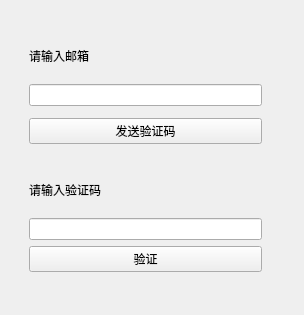
<?xml version="1.0" encoding="UTF-8"?>
<ui version="4.0">
 <class>Found</class>
 <widget class="QWidget" name="Found">
  <property name="geometry">
   <rect>
    <x>0</x>
    <y>0</y>
    <width>304</width>
    <height>315</height>
   </rect>
  </property>
  <property name="sizePolicy">
   <sizepolicy hsizetype="Fixed" vsizetype="Fixed">
    <horstretch>0</horstretch>
    <verstretch>0</verstretch>
   </sizepolicy>
  </property>
  <property name="windowTitle">
   <string>Form</string>
  </property>
  <widget class="QWidget" name="widget_5" native="true">
   <property name="geometry">
    <rect>
     <x>20</x>
     <y>30</y>
     <width>251</width>
     <height>251</height>
    </rect>
   </property>
   <layout class="QVBoxLayout" name="verticalLayout_4">
    <item>
     <widget class="QWidget" name="widget_3" native="true">
      <layout class="QVBoxLayout" name="verticalLayout_2">
       <item>
        <widget class="QWidget" name="widget_2" native="true">
         <layout class="QVBoxLayout" name="verticalLayout">
          <property name="leftMargin">
           <number>0</number>
          </property>
          <property name="topMargin">
           <number>0</number>
          </property>
          <property name="rightMargin">
           <number>0</number>
          </property>
          <property name="bottomMargin">
           <number>0</number>
          </property>
          <item>
           <widget class="QLabel" name="label">
            <property name="text">
             <string>请输入邮箱</string>
            </property>
           </widget>
          </item>
         </layout>
        </widget>
       </item>
       <item>
        <widget class="QWidget" name="widget" native="true">
         <layout class="QHBoxLayout" name="horizontalLayout">
          <property name="leftMargin">
           <number>0</number>
          </property>
          <property name="topMargin">
           <number>0</number>
          </property>
          <property name="rightMargin">
           <number>0</number>
          </property>
          <property name="bottomMargin">
           <number>0</number>
          </property>
          <item>
           <widget class="QLineEdit" name="mailEdit"/>
          </item>
         </layout>
        </widget>
       </item>
       <item>
        <widget class="QPushButton" name="sendBtn">
         <property name="text">
          <string>发送验证码</string>
         </property>
        </widget>
       </item>
      </layout>
     </widget>
    </item>
    <item>
     <widget class="QWidget" name="widget_4" native="true">
      <layout class="QVBoxLayout" name="verticalLayout_3">
       <item>
        <widget class="QLabel" name="label_2">
         <property name="text">
          <string>请输入验证码</string>
         </property>
        </widget>
       </item>
       <item>
        <widget class="QLineEdit" name="codeEdit"/>
       </item>
       <item>
        <widget class="QPushButton" name="confrimButton">
         <property name="text">
          <string>验证</string>
         </property>
        </widget>
       </item>
      </layout>
     </widget>
    </item>
   </layout>
  </widget>
 </widget>
 <resources/>
 <connections/>
</ui>
